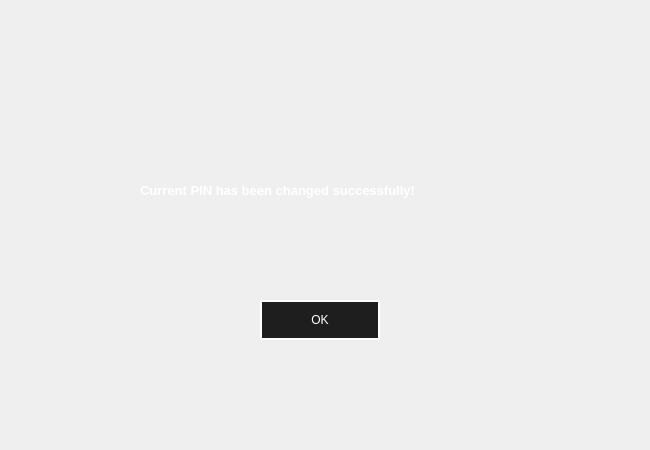
<?xml version="1.0" encoding="UTF-8"?>
<ui version="4.0">
 <class>Atm_ChangePin_Success</class>
 <widget class="QWidget" name="Atm_ChangePin_Success">
  <property name="geometry">
   <rect>
    <x>0</x>
    <y>0</y>
    <width>650</width>
    <height>450</height>
   </rect>
  </property>
  <property name="minimumSize">
   <size>
    <width>650</width>
    <height>450</height>
   </size>
  </property>
  <property name="maximumSize">
   <size>
    <width>650</width>
    <height>450</height>
   </size>
  </property>
  <property name="windowTitle">
   <string>CHANGE PIN SUCCESSFUL</string>
  </property>
  <property name="styleSheet">
   <string notr="true">

QPushButton{
color: white;
background: transparent;
background-color:  rgb(30, 30, 30);
border: 2px solid white;
}

QPushButton:hover{
background-color: rgb(30, 0, 50);
color: white;
}

QPushButton:pressed
{
font: bold;
}

</string>
  </property>
  <widget class="QLabel" name="label">
   <property name="geometry">
    <rect>
     <x>140</x>
     <y>150</y>
     <width>401</width>
     <height>81</height>
    </rect>
   </property>
   <property name="font">
    <font>
     <pointsize>10</pointsize>
     <weight>75</weight>
     <bold>true</bold>
    </font>
   </property>
   <property name="text">
    <string>&lt;html&gt;&lt;head/&gt;&lt;body&gt;&lt;p&gt;&lt;span style=&quot; color:#ffffff;&quot;&gt;Current PIN has been changed successfully!&lt;/span&gt;&lt;/p&gt;&lt;/body&gt;&lt;/html&gt;</string>
   </property>
  </widget>
  <widget class="QPushButton" name="okay">
   <property name="geometry">
    <rect>
     <x>260</x>
     <y>300</y>
     <width>120</width>
     <height>40</height>
    </rect>
   </property>
   <property name="text">
    <string>OK</string>
   </property>
  </widget>
  <widget class="QLabel" name="label_2">
   <property name="geometry">
    <rect>
     <x>0</x>
     <y>0</y>
     <width>650</width>
     <height>450</height>
    </rect>
   </property>
   <property name="minimumSize">
    <size>
     <width>650</width>
     <height>450</height>
    </size>
   </property>
   <property name="maximumSize">
    <size>
     <width>650</width>
     <height>450</height>
    </size>
   </property>
   <property name="styleSheet">
    <string notr="true">border-image: url(:/images/clientbg1.png);</string>
   </property>
   <property name="text">
    <string/>
   </property>
  </widget>
  <zorder>label_2</zorder>
  <zorder>label</zorder>
  <zorder>okay</zorder>
 </widget>
 <resources>
  <include location="resource.qrc"/>
 </resources>
 <connections/>
</ui>
